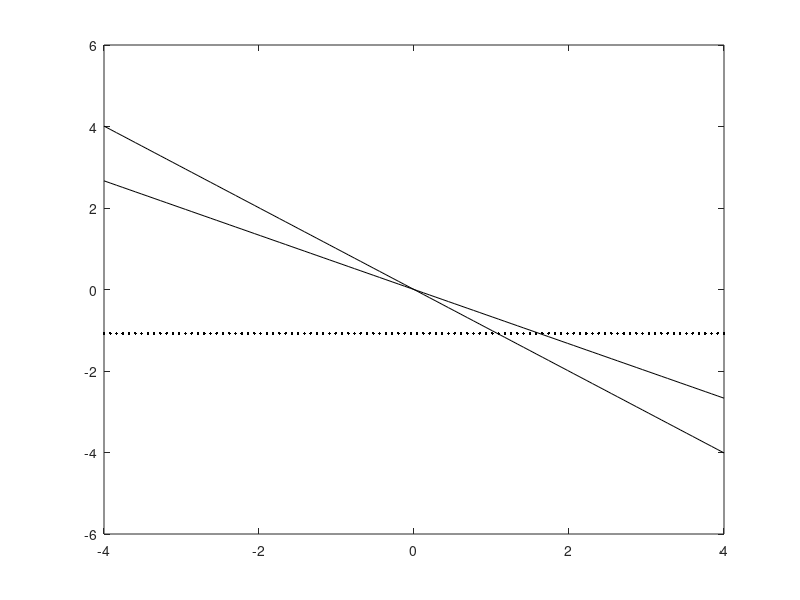

Recreate this plot in MATLAB.
a0 = linspace(-4, 4, 20);
b1 = linspace(-4, 4, 20);

w = 1;
h = 1.5;
x = linspace(-4, 4, 100);
y1 = - x * w / (sin(w * h));
y2 = - x / h;
y3 = - w * w / (1 - cos(w * h));
plot(x, y1, 'k', x, y2, 'k', x, y3, '.k');

% for 
%     if(algorithm_g_const(a0, b1, N) > 0) 
%         plot(a0, b0, '+r');
%     else 
%         plot(a0, b0, '.b'); 
%     end
% end